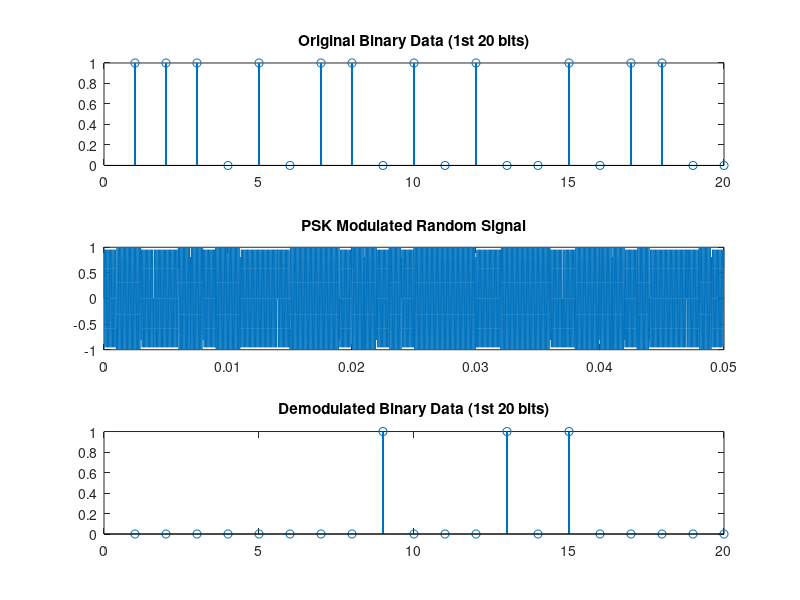
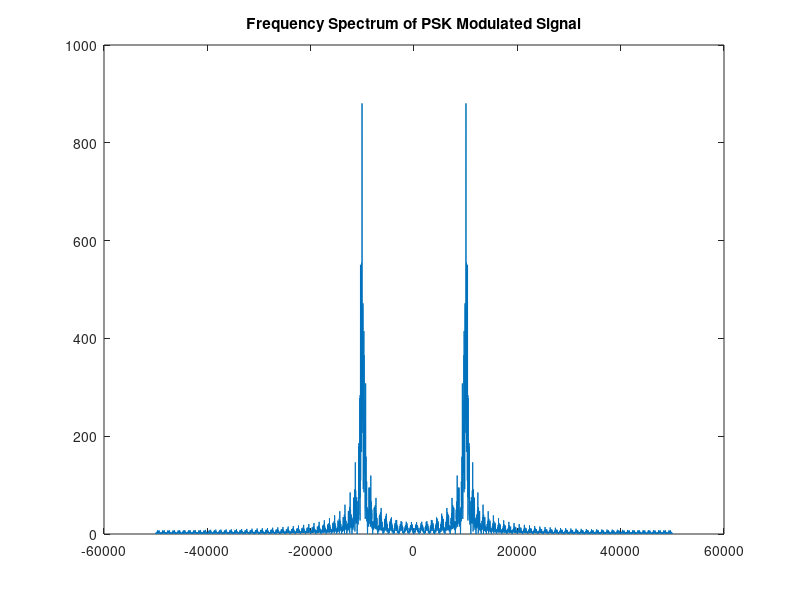
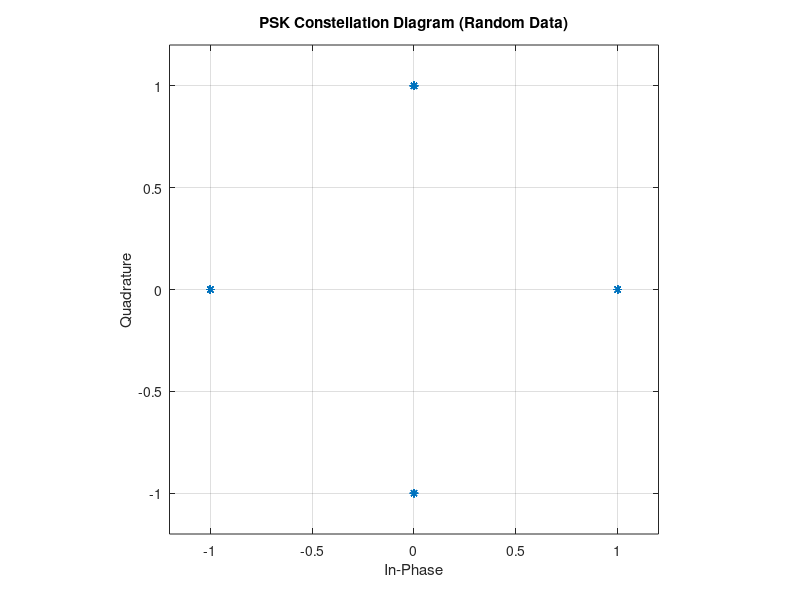

MATLAB code for these plots, in order: (Note: this script raises an error after producing the figures.)

clc; clear; close all; %clc: clears window, clear: clears all variabls, cloase all: closes alll figures
fc = 10000;      %Carrier frequency in Hertz (10khz)
fs = 100000;     %Sampling frequency in Hertz (100khz) , must be at least double the highest fequency 
M = 4;        % QPSK = 4 , " 4 possiable phases: 0, 90, 180, 270" 
bitspersymbol = log2(M); %defines how many bits of information are encoded into each transmitted symbol, 4 symbols, each carries 2 bits
symbolrate = 1000;   % defines how many symbols are transmetted per second
Ts = 1/symbolrate;   % duration of each symbol
% Binary-to-Decimal Function
BinarytoDecimal = @(binMat) sum(binMat .* 2.^(bitspersymbol-1:-1:0), 2); % converts binery to decimal , 2.^(bitspersymbol-1:-1:0) 2^1, 2^0 for weighting bits 
%Example: [1 0] becomes 1×2 + 0×1 = 2 , ( used this function instead of
%built in matlab function since matlab online does not support
%commuincation toolbox )

% Creating a randomw signal
numofbits = 100; %generates a 100 random bits
data = randi([0 1], numofbits, 1);  % Generates a 100×1 column vector of random integers (0 or 1)
chunkedBits = reshape(data, bitspersymbol, [])'; %organizes 100 bits into a 2×50 matrix (2 bits per column)
datasymbol = BinarytoDecimal(chunkedBits); % Converts each 2-bit row to a decimal symbol (0, 1, 2, or 3)

% PSK Modulation
% --------------------------------------------------------------
modData = exp(1j * 2*pi * (datasymbol) / M); %exp(1j * theta) is euler's formula = cos(theta) + j·sin(theta) "creats complex numbers"
%2pi × datasymbol / M: maps symbols {0,1,2,3} to phases {0, 90, 180, 270}
%results in a complex constellation points on the unit circle

% Time vector for modulated signal
t = 0:1/fs:length(modData)*Ts-1/fs; % generats a time vector from 0 to total transmission time, sampled at fs
transSignal = real(repelem(modData, fs*Ts) .* exp(1j*2*pi*fc*t).'); %repeats each symbol 100 times (fs×Ts = 100000×0.001) to match sampling rate
% exp(1*j*2*pi*fc*t): Generates carrier wave at 10kHz
% real() extracts the real part and leaves the complex part

%manual implenmintation of awgn (matlab online does not support
%communication tool box)
SNR = 20; % signal to noise ratio
signal_power = mean(abs(transSignal).^2); %calculates signal power
noise_power = signal_power / (10^(SNR/10)); %calculates noise power
noise = sqrt(noise_power) * randn(size(transSignal)); %convirts snr from db to linear form
received_signal = transSignal + noise;  %received signal = transmitted signal + noise

% PSK Demodulation
numberofsymbols = length(modData); %total symbols to demodulate 
rxsymbols = zeros(numberofsymbols,1); % creates an array of size eqaul to "numberofsymbols"
refPhases = exp(1j * 2 * pi * (0:M-1)/M); % reference constellation points for all 4 QPSK phases

for i = 1:numberofsymbols    %loops through all of the recived symbols
    segment = received_signal((i-1)*fs*Ts+1:i*fs*Ts); %
    [~, val] = min(abs(mean(segment) - refPhases));   % extract symbols from received signal
    rxsymbols(i) = val - 1; % for 0-based indexing    %
end
%symbol by symbol demodulation 

rxBitsMat = rem(floor(rxsymbols(:) * ones(1, bitspersymbol) ./ 2.^(bitspersymbol-1:-1:0)),2);   %
rxBits = rxBitsMat';                                                                            % converts symbols to binary
rxBits = rxBits(:);                                                                             %

% plotting the random signal
figure;
subplot(3,1,1);
stem(data(1:20),'LineWidth',1.5); title('Original Binary Data (1st 20 bits)');
subplot(3,1,2);
plot(t, transSignal); title('PSK Modulated Random Signal');
subplot(3,1,3);
stem(rxBits(1:20),'LineWidth',1.5); title('Demodulated Binary Data (1st 20 bits)');

% plot in frequency domain 
txFreq = fftshift(fft(transSignal));
f = (-length(transSignal)/2:length(transSignal)/2-1)*(fs/length(transSignal));
figure;
plot(f, abs(txFreq));
title('Frequency Spectrum of PSK Modulated Signal');

%PSK Constellation Plot
figure;
plot(real(modData), imag(modData), '*');
axis equal;
grid on;
xlim([-1.2 1.2]); ylim([-1.2 1.2]);
title('PSK Constellation Diagram (Random Data)');
xlabel('In-Phase'); ylabel('Quadrature');











% Voice signal
[voice, fsVoice] = audioread('RecordingPOC.wav');   % audioread: reads audion from file in between ' ', 
voice = resample(voice, fs, fsVoice);      %resample : converts the smapling frequency from the voice message to 100Khz (fs) , sampling frequency
disp('Playing The Original Voice Message...');  
sound(voice, fs); 
pause(length(voice)/fs + 1);


voiceNorm = voice / max(abs(voice)); %normilize amplitude to -1 to 1
voiceBinary = round((voiceNorm + 1) * 127.5);      %quantization to 8 bits (0-255)
voiceBitsMat = rem(floor(voiceBinary(:) * ones(1,8) ./ 2.^(7:-1:0)),2); % converts 8 bits decimal to binary
voiceBits = voiceBitsMat'; % converts 8 bits decimal to binary
voiceBits = voiceBits(:);% converts 8 bits decimal to binary

% Zero padding (adding extra zeros to a data array or at the end to meet a
% achive a desired length)
totalBits = length(voiceBits); 
extraBits = mod(-totalBits, bitspersymbol);
voiceBits = [voiceBits; zeros(extraBits,1)];



chunkedVoiceBits = reshape(voiceBits, bitspersymbol, [])'; %organizes  bits into a matrix (n bits per column)
voiceSymbols = BinarytoDecimal(chunkedVoiceBits); % Convert to symbols 
modVoice = exp(1j * 2*pi * (voiceSymbols) / M); % PSK Modulation

% Demodulation 
rxVoiceSymbols = zeros(length(modVoice), 1);
refPhases = exp(1j * 2 * pi * (0:M-1)/M);

for i = 1:length(modVoice)
    [~, val] = min(abs(modVoice(i) - refPhases));
    rxVoiceSymbols(i) = val - 1;
end
%----------------------------- 

%recovering voice message
rxVoiceBitsMat = rem(floor(rxVoiceSymbols(:) * ones(1, bitspersymbol) ./ 2.^(bitspersymbol-1:-1:0)),2); % converts decimal to binary
rxVoiceBits = rxVoiceBitsMat';  
rxVoiceBits = rxVoiceBits(:);
rxVoiceBits = rxVoiceBits(1:totalBits);    % remove zero padding
rxVoiceBitsBinMat = reshape(rxVoiceBits,8,[])';
rxVoiceDecimal = sum(rxVoiceBitsBinMat .* 2.^(7:-1:0), 2); % binary to decimal
rxVoice = (rxVoiceDecimal / 127.5) - 1;

disp('Playing Demodulated Voice Message...');
sound(rxVoice, fs);
pause(length(rxVoice)/fs + 1);

% Plotting Voice message
figure;
subplot(2,1,1);
plot(voice); title('Original Voice Signal');
subplot(2,1,2);
plot(rxVoice); title('Recovered Voice after PSK Modulation/Demodulation');

% PSK Constellation Plot (Voice message)
figure;
numPlot = min(length(modVoice), 5000); % limit points for display speed
plot(real(modVoice(1:numPlot)), imag(modVoice(1:numPlot)), '*');
axis equal;
grid on;
xlim([-1.2 1.2]); ylim([-1.2 1.2]);
title('PSK Constellation Diagram (Voice Message)');
xlabel('In-Phase'); ylabel('Quadrature');
